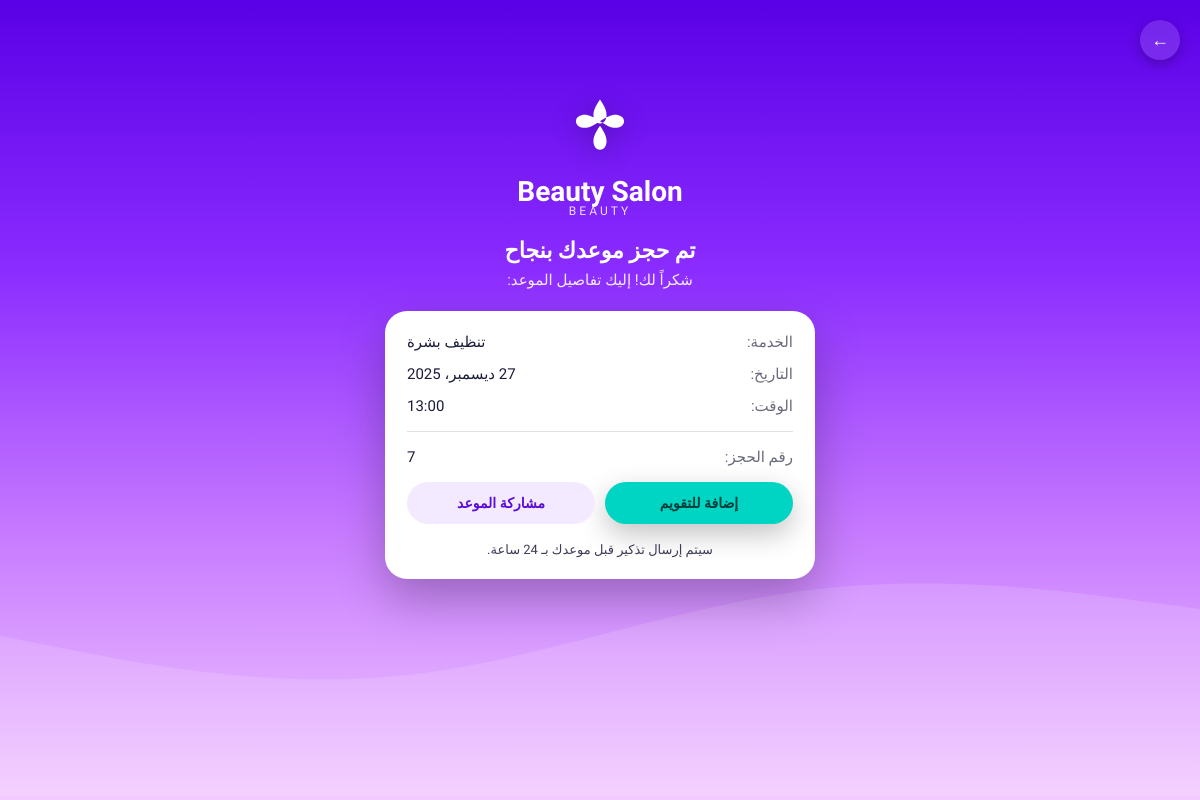
The app's page /bookings/success/ (signed in), older data.
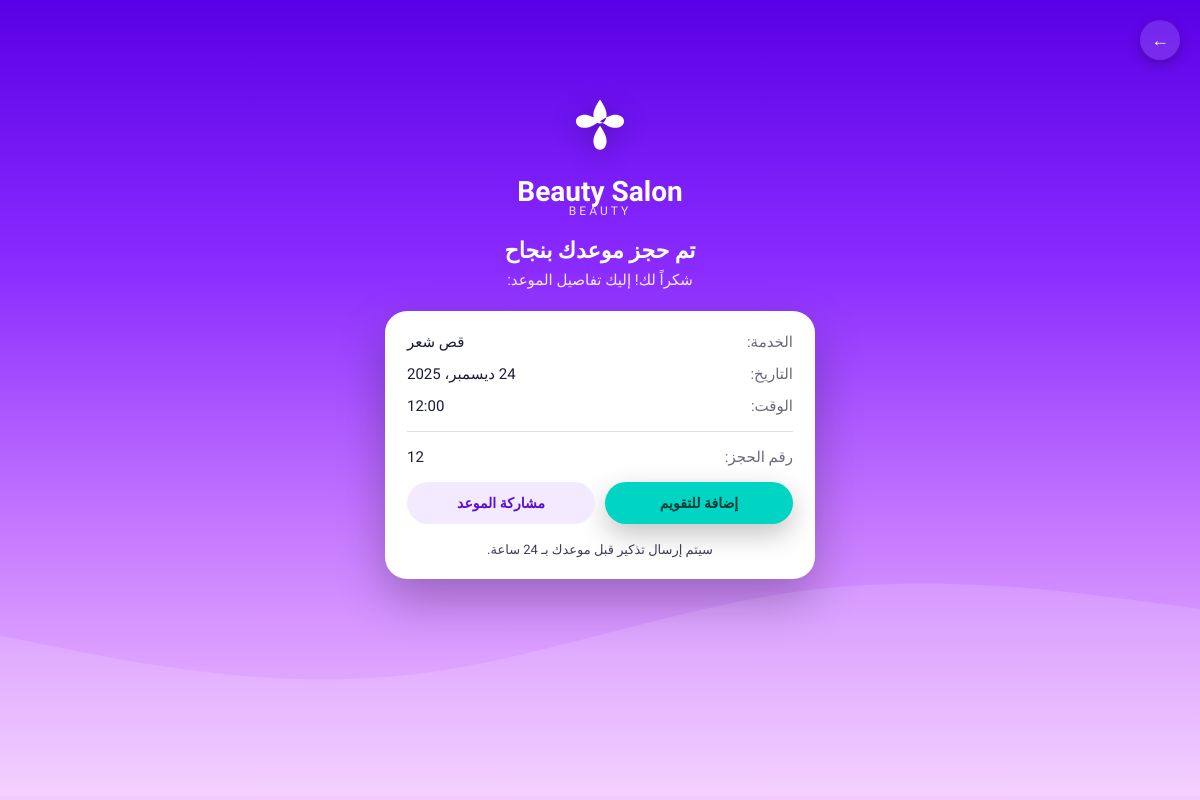
The same page, newer data.
### bookings/models.py (models this page shows, shortened)
class Booking(models.Model):
    STATUS_CHOICES = [
        ("pending", "قيد الانتظار"),
        ("confirmed", "مؤكد"),
        ("completed", "مكتمل"),
        ("canceled", "ملغي"),
    ]
    user = models.ForeignKey(
        CustomUser,
        on_delete=models.CASCADE,
        related_name="bookings"
    )
    service = models.CharField(max_length=200)
    date = models.DateField()
    time = models.ForeignKey(
        TimeSlot,
        on_delete=models.SET_NULL,
        null=True,
        related_name="bookings"
    )
    staff = models.CharField(
        max_length=100,
        blank=True,
        null=True,
        help_text="اسم الموظفة (اختياري)"
    )
    status = models.CharField(
        max_length=20,
        choices=STATUS_CHOICES,
        default="confirmed"
    )
    created_at = models.DateTimeField(auto_now_add=True)
    class Meta:
        ordering = ["-created_at"]
        verbose_name = "حجز"
        verbose_name_plural = "الحجوزات"

class TimeSlot(models.Model):
    time = models.TimeField()
    class Meta:
        ordering = ["time"]
        verbose_name = "وقت متاح"
        verbose_name_plural = "الأوقات المتاحة"

### bookings/views.py (the view)
# urls.py: path("success/", views.booking_success_view, name="booking_success"),
def booking_success_view(request):
    latest_booking = None
    if request.user.is_authenticated:
        latest_booking = Booking.objects.filter(user=request.user).order_by("-created_at").first()
    return render(request, "booking_success.html", {
        "booking": latest_booking
    })

### templates/booking_success.html (shortened to what this page needs)
{% load static %}
<!DOCTYPE html>
<html lang="ar" dir="rtl">
<head>
</head>
<body>
<button class="back-btn" onclick="history.back()">←</button>
<div class="screen">
    <div class="logo">
        <svg viewBox="0 0 64 64">
            <path d="M32 4c-4 6-6 10-6 14s2 8 6 8 6-4 6-8-2-8-6-14zm0 20c-6-4-10-6-14-6s-8 2-8 6 4 6 8 6 8-2 14-6zm0 0c6-4 10-6 14-6s8 2 8 6-4 6-8 6-8-2-14-6zm0 4c-4 6-6 10-6 14s2 8 6 8 6-4 6-8-2-8-6-14z"/>
        </svg>
        <div class="logo-title">Beauty Salon</div>
        <div class="logo-sub">BEAUTY</div>
    </div>
    <h2 class="success-title">تم حجز موعدك بنجاح</h2>
    <p class="success-text">شكراً لك! إليك تفاصيل الموعد:</p>
    <div class="card">
        <div class="row">
            <span>الخدمة:</span>
            <span>{{ booking.service }}</span>
        </div>
        <div class="row">
            <span>التاريخ:</span>
            <span>{{ booking.date }}</span>
        </div>
        <div class="row">
            <span>الوقت:</span>
            <span>{{ booking.time.time|time:"H:i" }}</span>
        </div>
        <div class="divider"></div>
        <div class="row">
            <span>رقم الحجز:</span>
            <span>{{ booking.id }}</span>
        </div>
        <div class="actions">
            <button class="btn btn-main">إضافة للتقويم</button>
            <button class="btn btn-ghost">مشاركة الموعد</button>
        </div>
        <div class="reminder">
            سيتم إرسال تذكير قبل موعدك بـ 24 ساعة.
        </div>
    </div>
</div>
<div class="waves">
    <svg viewBox="0 0 1440 320">
        <path fill="#ffffff" fill-opacity="0.33"
        d="M0,128L80,144C160,160,320,192,480,176C640,160,800,96,960,74.7C1120,53,1280,75,1360,85.3L1440,96V320H0Z"></path>
    </svg>
</div>
</body>
</html>

Row changes from the older to the newer data that the page shows:
no longer on this page (row unchanged): Booking: service "تنظيف بشرة", date "27 ديسمبر، 2025", time.time "13:00", id "7"
added Booking: service "قص شعر", date "24 ديسمبر، 2025", time.time "12:00", id "12"
